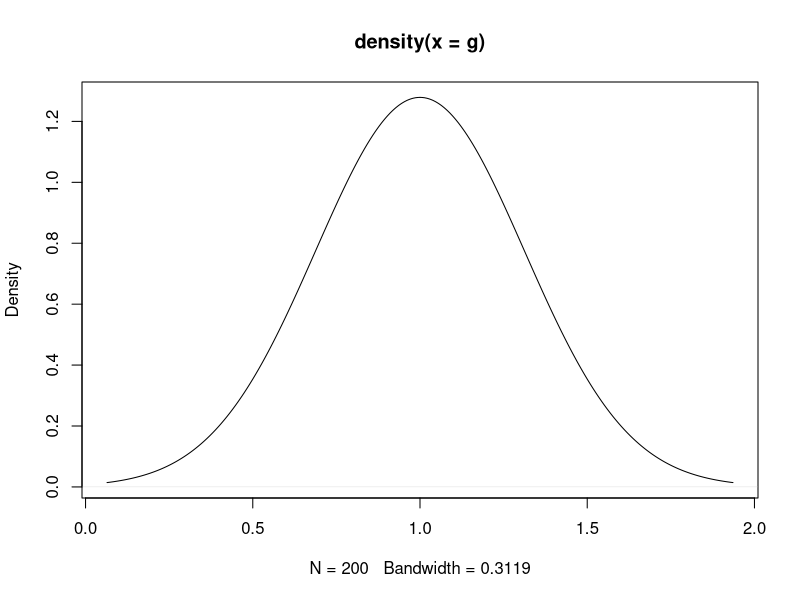
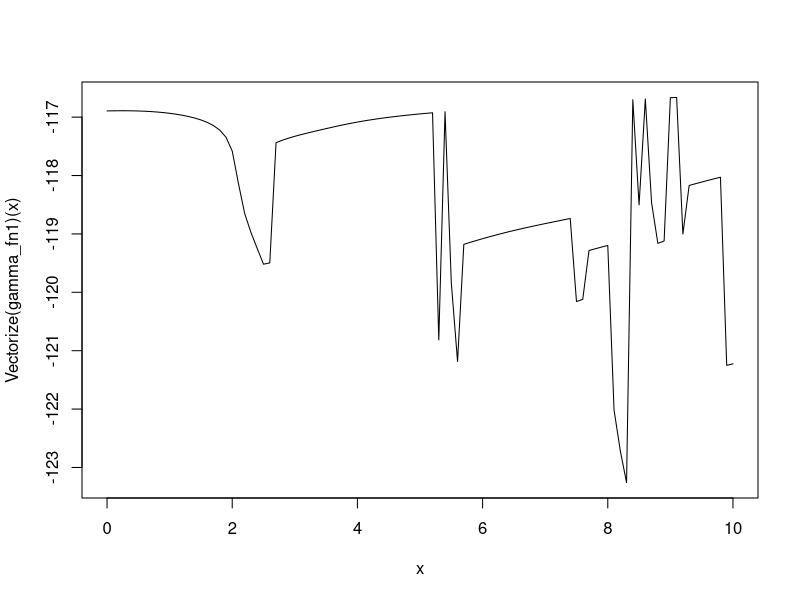
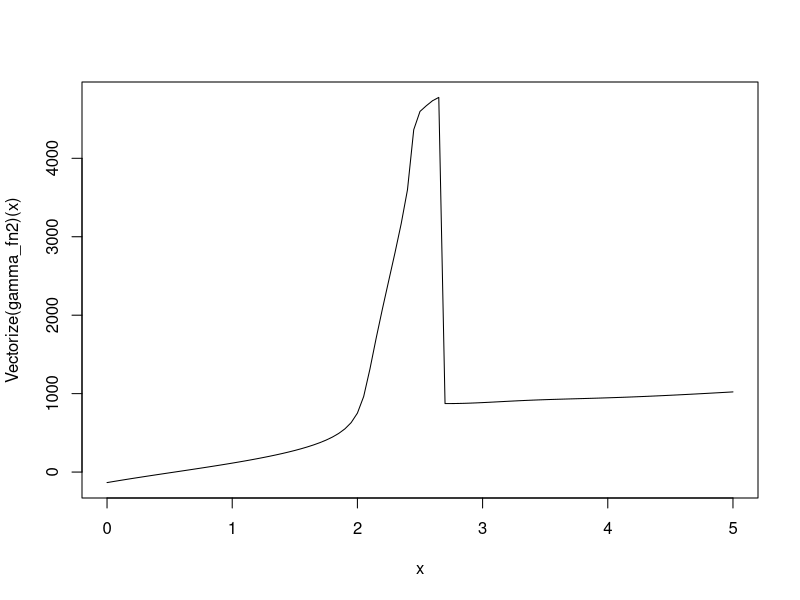
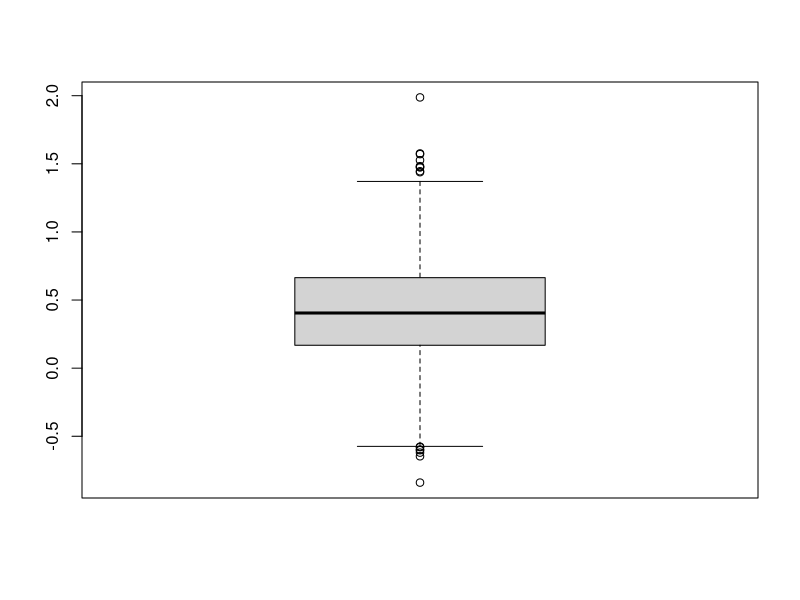

The R source for these figures, in order: (Note: this script raises an error after producing the figures.)
library(tidyverse)
library(ggplot2)
library(MASS)
library(lattice)
library(scatterplot3d)
library(nleqslv)

rm(list = ls(all.names = TRUE))

# サンプルサイズ
n = 200

# シミュレーションの繰り返し数
kk_T <- 1000

# 共変量の分布の設定、乱数の発生
mu <- c(0,0,0,0)

## 相関パラメータ
rho <- 0
Sigma <- matrix(c(1,rho,rho,rho,
                  rho,1,rho,rho,
                  rho,rho,1,rho,
                  rho,rho,rho,1),4,4)

XX <- mvrnorm(n, mu, Sigma)

# 処置の分布の設定,生成
T_lm <- 0.2+XX[,1]+XX[,2]+XX[,3]+XX[,4]
p_T <- exp(T_lm)/(1+exp(T_lm))

TT <- rep(0,n)
for (i in 1:n) {
  TT[i] <- rbinom(1,size=1,prob=p_T[i])
}

betax <- 0.2+TT+XX[,1]+XX[,2]

# 誤判別確率の生成

## アウトカムに誤判別が含まれる割合
mp <- 0.3
mp_size <- n * mp

## 誤判別のアウトカムのインデックス
mp_id <- sort(betax, decreasing = F, index=T)$ix %>% head(mp_size/2) 
mp_id <- mp_id %>% append(sort(betax, decreasing = T, index=T)$ix %>% head(mp_size/2))


# Potential outcomesの分布の設定
# アウトカムの回帰パラメータの設定
Y_lm1 <- 0.2+1+XX[,1]+XX[,2]; Y_lm0 <- 0.2+XX[,1]+XX[,2]
p_Y1 <- exp(Y_lm1)/(1+exp(Y_lm1)); p_Y0 <- exp(Y_lm0)/(1+exp(Y_lm0))


#　誤判別を含むアウトカムデータの生成
## Misclassified outcomesの割合の設定

YY1 <- YY0 <- YY <- rep(0,n);
for(i in 1:n){
  # potential outcomesの乱数の発生
  YY1[i] <- rbinom(1,size=1,prob=p_Y1[i])
  YY0[i] <- rbinom(1,size=1,prob=p_Y0[i])
 
  # 観測されるoutcome
  YY[i] <- TT[i]*YY1[i]+(1-TT[i])*YY0[i]
  
  # Misclassified outcomesの設定
  if(i %in% mp_id){
    if(YY[i]==1) {
      YY[i] <-  0
    }else if(YY[i]==0){
      YY[i] <- 1
    }
  }
}

# sum((TT*YY1 + (1-TT)*YY0) == YY) 

# 真の因果効果 (通常は推定不可能)
tau0 <- mean(YY1)-mean(YY0)
tau_naive <- mean(YY[TT==1])-mean(YY[TT==0])

# 傾向スコアの算出
ps_fit <- glm(TT~XX, family=binomial)$fit

# ZZ
ZZ <- XX[,1:2]
ZZ_tilde <- XX[,3:4]

####アウトカム回帰のみのモデル####

# 推定方程式
estimate_eq <- function(beta){
  beta_0 <- beta[1]
  beta_t <- beta[2]
  beta_z <- beta[3:4]
  
  or_ml <- beta_0 + TT*beta_t + ZZ%*%beta_z
  lp <- exp((gamma+1)*(or_ml))
  lq <- exp(YY*(gamma+1)*(or_ml))
  pi <- lp/(1+lp)
  g <- (lq/(1+lp))^(gamma/(1+gamma))
  w <- ifelse(TT==1, 1/ps_fit, 1/(1-ps_fit))
  
  return(c(t(w*g*(YY-pi))%*%rep(1,n), t(w*g*(YY-pi))%*%TT, t(w*g*(YY-pi))%*%ZZ))
}

# パラメータ推定 初期値：c(0,0,0,0)
estimate_pra_fn <- function(gamma){
  gamma <<- gamma
  beta_hat <- nleqslv(c(0,0,0,0), estimate_eq, method = "Newton")$x
  
  return(list(beta_hat=beta_hat, gamma=gamma))
}


## 重みのプロット
plot_fn <- function(beta,gamma,type="density"){
  beta_0 <- beta[1]
  beta_t <- beta[2]
  beta_z <- beta[3:4]
  
  or_ml <- beta_0 + TT*beta_t + ZZ%*%beta_z
  lp <- exp((gamma+1)*(or_ml))
  lq <- exp(YY*(gamma+1)*(or_ml))
  pi <- lp/(1+lp)
  g <- (lq/(1+lp))^(gamma/(1+gamma))
  
  if(type == "density"){
    plot(density(g))
  }else if(type == "hist"){
    hist(g)
  }else{
    print("error")
  }
}

## 結果

gamma <- 0
beta_hat <- estimate_pra_fn(gamma)$beta_hat
print(beta_hat)
plot_fn(beta_hat, gamma, type = "density")



# gamma <- 1
# beta_hat <- estimate_pra_fn(gamma)
# 
# beta_t <- beta_hat[2]


# ガンマの選択について
gamma_0 <- 0.1
gamma <- 0.1

gamma_fn1 <- function(gamma){
  beta_hat <- estimate_pra_fn(gamma)$beta_hat
  
  or_ml <- beta_hat[1] + TT*beta_hat[2] + ZZ%*%beta_hat[3:4]
  lp <- exp(or_ml)
  pi <- lp/(1+lp)
  return(-sum(pi^(gamma_0+1)+(1-pi)^(gamma_0+1))^(1/(gamma_0+1)))
}

gamma_hat <- optimise(gamma_fn1,c(0,10))$minimum

## plot
curve(Vectorize(gamma_fn1)(x), 0, 10)
# plot(gamma_fn1, 0, 10)


# gamma_fn2 <- function(gamma){
#   
#   gamma <<- gamma
#   beta_hat <- estimate_pra_fn(gamma)
#   
#   or_ml <- beta_hat[1] + TT*beta_hat[2] + ZZ%*%beta_hat[3:4]
#   lp <- exp(or_ml)
#   pi <- lp/(1+lp)
#   return(-prod(pi^(YY)*(1-pi)^(1-YY)))
# }
# 
# gamma_hat <- optimise(gamma_fn2,c(0,2.5))$minimum


gamma_fn2 <- function(gamma){
  
  
  beta_hat <- estimate_pra_fn(gamma)$beta_hat
  
  or_ml <- beta_hat[1] + TT*beta_hat[2] + ZZ%*%beta_hat[3:4]
  lp <- exp(or_ml)
  pi <- lp/(1+lp)
  
  C_gamma <- {pi^(1+gamma) + (1-pi)^(1+gamma)}^(gamma/(gamma+1))
  
  f <- pi^YY * (1-pi)^(1-YY)
  f_1 <- pi^YY * log(pi) * (1 - pi)^(1 - YY) - pi^YY * ((1 - pi)^(1 - YY) * log((1 - pi)))
  f_2 <- pi^YY * log(pi) * log(pi) * (1 - pi)^(1 - YY) - pi^YY * log(pi) * ((1 - pi)^(1 - YY) * log((1 - pi))) 
  - (pi^YY * log(pi) * ((1 - pi)^(1 - YY) * log((1 - pi))) - pi^YY * ((1 - pi)^(1 - YY) * log((1 - pi)) * log((1 - pi))))
  
  H_gamma <- f_1^2 * f^(gamma-2) * (2*(gamma-1)/C_gamma + f^gamma/C_gamma^2) + 2*f^(gamma-1)*f_2/C_gamma 
  
  
  return(sum(H_gamma))
}


# plot(gamma_fn2, 0, 10)
curve(Vectorize(gamma_fn2)(x), 0, 5)



# gamma_fn2 <- function(gamma){
#   
#   beta_hat <- estimate_pra_fn(gamma)$beta_hat
#   
#   or_ml <- beta_hat[1] + TT*beta_hat[2] + ZZ%*%beta_hat[3:4]
#   lp <- exp(or_ml)
#   pi <- lp/(1+lp)
#   
#   C_gamma <- (pi^(1+gamma) + (1-pi)^(1+gamma))^(gamma/(gamma+1))
#   
#   f0 <- (pi^2/(1-pi))^gamma - (1-pi)^gamma
#   f1 <- pi^gamma - ((1-pi)^2/pi)^gamma
#   
#   H_gamma <- ifelse(YY==0, f0*pi*log(pi/(1-pi))/(C_gamma*2*gamma), 
#                     (-1)*f1*(1-pi)*log(pi/(1-pi))/(C_gamma*2*gamma))
#   
#   return(sum(H_gamma))
# }
# 
# ## plot(gamma_fn2, 0, 10)
# curve(Vectorize(gamma_fn2)(x), 0, 0.11)



# 新たなガンマによる推定結果

beta_hat_gamma_hat <- estimate_pra_fn(gamma_hat)


# まとめた推定

## 最適化のための関数にパラメータを入れられない

gamma_0 <- 0.1
estimate_fn <- function(gamma_0){
  gamma_0 <<- gamma_0
  gamma_hat <- optimise(gamma_fn1,c(0,2.5))$minimum
  
  beta_hat_gamma <- estimate_pra_fn(gamma_hat)$beta_hat
  
  return(list(beta_hat_gamma=beta_hat_gamma, gamma_hat=gamma_hat))
}


# シュミレーション開始
pb <- txtProgressBar(min = 1, max = kk_T, style = 3)

results.beta_t <- NULL
beta_t_list <- NULL

for (i in 1:kk_T) {
  setTxtProgressBar(pb,i)
  
  
  #　誤判別を含むアウトカムデータの生成
  ## Misclassified outcomesの割合の設定
  
  YY1 <- YY0 <- YY <- rep(0,n);
  for(i in 1:n){
    # potential outcomesの乱数の発生
    YY1[i] <- rbinom(1,size=1,prob=p_Y1[i])
    YY0[i] <- rbinom(1,size=1,prob=p_Y0[i])
  
    # 観測されるoutcome
    YY[i] <- TT[i]*YY1[i]+(1-TT[i])*YY0[i]
    
    # Misclassified outcomesの設定
    if(i %in% mp_id){
      if(YY[i]==1) {
        YY[i] <-  0
      }else if(YY[i]==0){
        YY[i] <- 1
      }
    }
  }

gamma <- 0.5

beta_hat <- estimate_pra_fn(gamma)$beta_hat
# print(beta_hat)
# plot_fn(beta_hat, gamma, type = "density")

beta_t <- beta_hat[2]

results.beta_t <- append(results.beta_t, beta_t)
}

results.beta_t %>% summary()
boxplot(results.beta_t)

## アウトプット
export_data <- data.frame(results.beta_t)
write_csv2(export_data, file = "~/Projects/gamma_DR_ver0.1/results/gamma0-5.csv")
write_csv2(export_data %>% summary() %>% data.frame(), file = "~/Projects/gamma_DR_ver0.1/results/gamma0-5summary.csv")




lm1 <- exp(beta_hat[1] + TT*beta_hat[2] + ZZ%*%beta_hat[3:4])
psy1 <- lm1/(lm1+1)
lm2 <- exp(beta_hat[1] + ZZ%*%beta_hat[3:4])
psy2 <- lm2/(lm2+1)

tau <- mean(psy1)-mean(psy2)

#  glmでgamma=0のときと一致するかの確認
##0.3678035 0.5080564 0.2977938 0.3353576

w <- ifelse(TT==1, 1/ps_fit, 1/(1-ps_fit))
result <- glm(YY~TT+XX[,1:2], family = binomial, weights = w)
